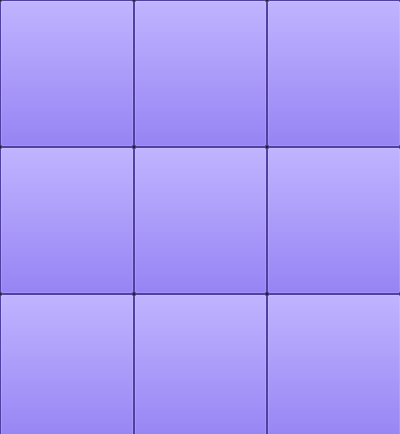
<?xml version="1.0" encoding="UTF-8"?>
<ui version="4.0">
 <class>MainWindow</class>
 <widget class="QMainWindow" name="MainWindow">
  <property name="geometry">
   <rect>
    <x>0</x>
    <y>0</y>
    <width>400</width>
    <height>434</height>
   </rect>
  </property>
  <property name="windowTitle">
   <string>MainWindow</string>
  </property>
  <property name="styleSheet">
   <string notr="true">background-color: #202020;  color: whitesmoke</string>
  </property>
  <widget class="QWidget" name="centralwidget">
   <widget class="QWidget" name="gridLayoutWidget">
    <property name="geometry">
     <rect>
      <x>0</x>
      <y>0</y>
      <width>401</width>
      <height>441</height>
     </rect>
    </property>
    <layout class="QGridLayout" name="gridLayout">
     <property name="spacing">
      <number>0</number>
     </property>
     <item row="1" column="1">
      <widget class="QPushButton" name="pushButton_26">
       <property name="sizePolicy">
        <sizepolicy hsizetype="Minimum" vsizetype="Expanding">
         <horstretch>0</horstretch>
         <verstretch>0</verstretch>
        </sizepolicy>
       </property>
       <property name="font">
        <font>
         <family>Segoe UI Variable Text Semibold</family>
         <pointsize>12</pointsize>
        </font>
       </property>
       <property name="styleSheet">
        <string notr="true">color: whitesmoke; background-color: #7158e2</string>
       </property>
       <property name="text">
        <string/>
       </property>
      </widget>
     </item>
     <item row="0" column="0">
      <widget class="QPushButton" name="pushButton_22">
       <property name="sizePolicy">
        <sizepolicy hsizetype="Minimum" vsizetype="Expanding">
         <horstretch>0</horstretch>
         <verstretch>0</verstretch>
        </sizepolicy>
       </property>
       <property name="font">
        <font>
         <family>Segoe UI Variable Text Semibold</family>
         <pointsize>12</pointsize>
        </font>
       </property>
       <property name="styleSheet">
        <string notr="true">color: whitesmoke; background-color: #7158e2</string>
       </property>
       <property name="text">
        <string/>
       </property>
      </widget>
     </item>
     <item row="1" column="0">
      <widget class="QPushButton" name="pushButton_25">
       <property name="sizePolicy">
        <sizepolicy hsizetype="Minimum" vsizetype="Expanding">
         <horstretch>0</horstretch>
         <verstretch>0</verstretch>
        </sizepolicy>
       </property>
       <property name="font">
        <font>
         <family>Segoe UI Variable Text Semibold</family>
         <pointsize>12</pointsize>
        </font>
       </property>
       <property name="styleSheet">
        <string notr="true">color: whitesmoke; background-color: #7158e2</string>
       </property>
       <property name="text">
        <string/>
       </property>
      </widget>
     </item>
     <item row="0" column="2">
      <widget class="QPushButton" name="pushButton_24">
       <property name="sizePolicy">
        <sizepolicy hsizetype="Minimum" vsizetype="Expanding">
         <horstretch>0</horstretch>
         <verstretch>0</verstretch>
        </sizepolicy>
       </property>
       <property name="font">
        <font>
         <family>Segoe UI Variable Text Semibold</family>
         <pointsize>12</pointsize>
        </font>
       </property>
       <property name="styleSheet">
        <string notr="true">color: whitesmoke; background-color: #7158e2</string>
       </property>
       <property name="text">
        <string/>
       </property>
      </widget>
     </item>
     <item row="1" column="2">
      <widget class="QPushButton" name="pushButton_27">
       <property name="sizePolicy">
        <sizepolicy hsizetype="Minimum" vsizetype="Expanding">
         <horstretch>0</horstretch>
         <verstretch>0</verstretch>
        </sizepolicy>
       </property>
       <property name="font">
        <font>
         <family>Segoe UI Variable Text Semibold</family>
         <pointsize>12</pointsize>
        </font>
       </property>
       <property name="styleSheet">
        <string notr="true">color: whitesmoke; background-color: #7158e2</string>
       </property>
       <property name="text">
        <string/>
       </property>
      </widget>
     </item>
     <item row="0" column="1">
      <widget class="QPushButton" name="pushButton_23">
       <property name="sizePolicy">
        <sizepolicy hsizetype="Minimum" vsizetype="Expanding">
         <horstretch>0</horstretch>
         <verstretch>0</verstretch>
        </sizepolicy>
       </property>
       <property name="font">
        <font>
         <family>Segoe UI Variable Text Semibold</family>
         <pointsize>12</pointsize>
        </font>
       </property>
       <property name="styleSheet">
        <string notr="true">color: whitesmoke; background-color: #7158e2</string>
       </property>
       <property name="text">
        <string/>
       </property>
      </widget>
     </item>
     <item row="2" column="0">
      <widget class="QPushButton" name="pushButton_28">
       <property name="sizePolicy">
        <sizepolicy hsizetype="Minimum" vsizetype="Expanding">
         <horstretch>0</horstretch>
         <verstretch>0</verstretch>
        </sizepolicy>
       </property>
       <property name="font">
        <font>
         <family>Segoe UI Variable Text Semibold</family>
         <pointsize>12</pointsize>
        </font>
       </property>
       <property name="styleSheet">
        <string notr="true">color: whitesmoke; background-color: #7158e2</string>
       </property>
       <property name="text">
        <string/>
       </property>
      </widget>
     </item>
     <item row="2" column="1">
      <widget class="QPushButton" name="pushButton_29">
       <property name="sizePolicy">
        <sizepolicy hsizetype="Minimum" vsizetype="Expanding">
         <horstretch>0</horstretch>
         <verstretch>0</verstretch>
        </sizepolicy>
       </property>
       <property name="font">
        <font>
         <family>Segoe UI Variable Text Semibold</family>
         <pointsize>12</pointsize>
        </font>
       </property>
       <property name="styleSheet">
        <string notr="true">color: whitesmoke; background-color: #7158e2</string>
       </property>
       <property name="text">
        <string/>
       </property>
      </widget>
     </item>
     <item row="2" column="2">
      <widget class="QPushButton" name="pushButton_30">
       <property name="sizePolicy">
        <sizepolicy hsizetype="Minimum" vsizetype="Expanding">
         <horstretch>0</horstretch>
         <verstretch>0</verstretch>
        </sizepolicy>
       </property>
       <property name="font">
        <font>
         <family>Segoe UI Variable Text Semibold</family>
         <pointsize>12</pointsize>
        </font>
       </property>
       <property name="styleSheet">
        <string notr="true">color: whitesmoke; background-color: #7158e2</string>
       </property>
       <property name="text">
        <string/>
       </property>
      </widget>
     </item>
    </layout>
   </widget>
  </widget>
 </widget>
 <resources/>
 <connections/>
</ui>
